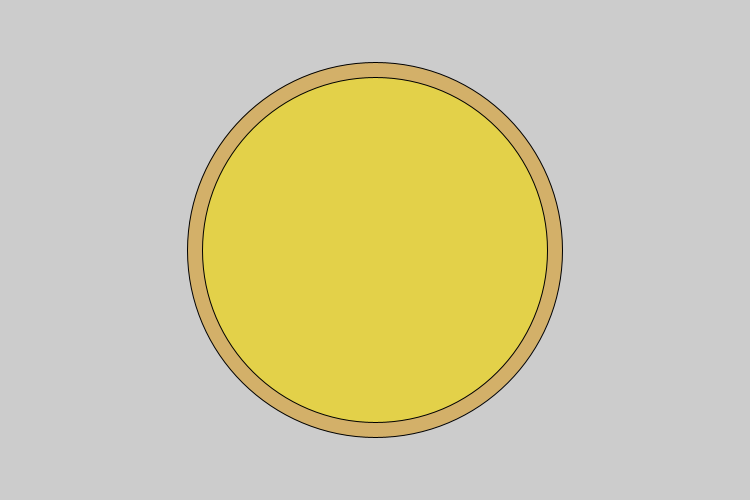
Frame 1 (no input)
Frame 60 (the mouse pressed at the canvas centre just before this capture): identical to frame 1, image omitted
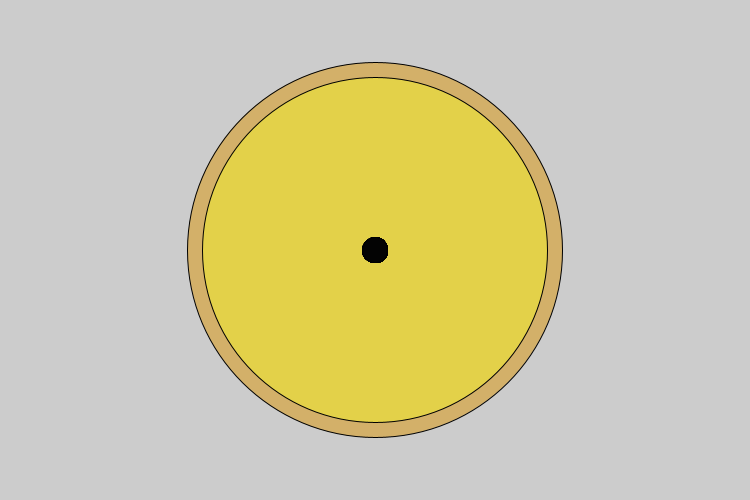
Frame 120 (the mouse held since frame 60 and released just before this capture)

The Processing sketch that drew these frames (run headless with seeded random() and noise(); from frame 60 on, the mouse is pressed at the canvas centre):

// Processing sketch: pizza
// ── pizza.pde

void setup() {
  size(750,500);
    fill(#D3B069);
  ellipse(375,250,375,375);
    fill(#E3D149);
    ellipse(375,250,345,345);
  
  
}
void draw() {

    
   if(mousePressed){
     fill(#030303);
     ellipse(mouseX,mouseY,25,25);
   
}
}
